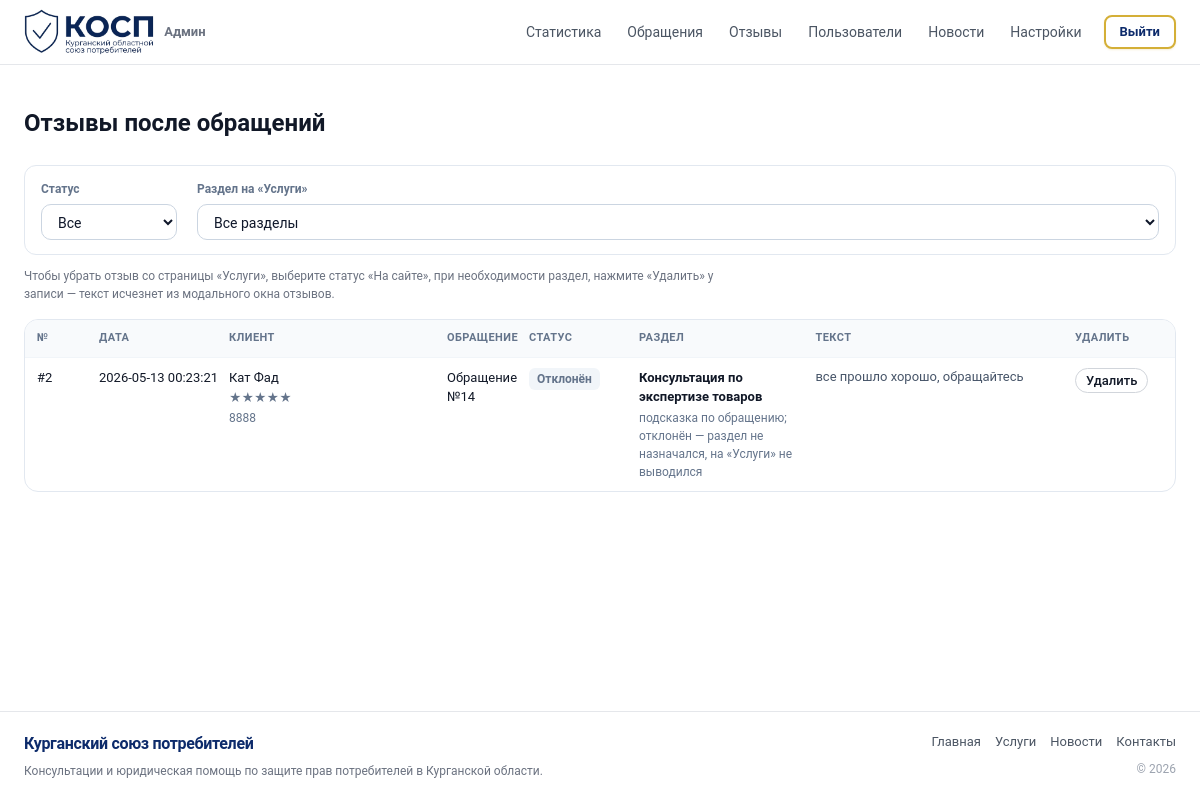
The page /admin/reviews.php (signed in) on the database its author committed.
### tables this page shows
CREATE TABLE `appeal_archive_comments` (
  `id` int UNSIGNED NOT NULL,
  `appeal_id` int UNSIGNED NOT NULL,
  `user_id` int UNSIGNED NOT NULL,
  `body` text NOT NULL,
  `rating` tinyint UNSIGNED NOT NULL DEFAULT '5' COMMENT '1–5',
  `is_anonymous` tinyint(1) NOT NULL DEFAULT '0' COMMENT '1 = на сайте без имени',
  `status` enum('pending','approved','rejected') NOT NULL DEFAULT 'pending',
  `calc_service_id` varchar(8) DEFAULT NULL COMMENT 's1–s6 из каталога калькулятора, задаётся при одобрении',
  `created_at` datetime NOT NULL DEFAULT CURRENT_TIMESTAMP,
  `moderated_at` datetime DEFAULT NULL,
  `moderator_id` int UNSIGNED DEFAULT NULL
);

CREATE TABLE `users` (
  `id` int UNSIGNED NOT NULL,
  `name` varchar(255) NOT NULL,
  `email` varchar(255) NOT NULL,
  `phone` varchar(50) DEFAULT NULL,
  `password_hash` varchar(255) NOT NULL,
  `is_phone_confirmed` tinyint(1) NOT NULL DEFAULT '0',
  `role` enum('client','admin','employee') NOT NULL DEFAULT 'client',
  `is_blocked` tinyint(1) NOT NULL DEFAULT '0',
  `created_at` datetime NOT NULL
);

### includes/review_stars.php (called while the page is built, shortened)
<?php
function review_normalize_stars(mixed $v): int
{
    $n = (int) $v;
    return $n;
}
function review_stars_text(int $stars): string
{
    $stars = max(1, min(5, $stars));
    $filled = str_repeat('★', $stars);
    $empty = str_repeat('☆', 5 - $stars);
    return $filled . $empty;
}

### includes/calc_catalog.php (called while the page is built, shortened)
<?php
function calc_catalog_list(): array
{
    static $list = null;
    if ($list === null) {
        $list = calc_catalog_builtin_list();
    }
    return $list;
}
function calc_catalog_service_title_plain(string $title): string
{
    $t = preg_replace('/^\d+\.\s+/u', '', trim($title));
    return $t !== '' ? $t : $title;
}

### includes/appeal_topic_from_calc.php (called while the page is built, shortened)
<?php
function appeal_split_description_for_display(string $description): array
{
    $description = trim($description);
    $calcHeaders = ['Услуги из заказа калькулятора:', 'Услуги из оплаченного заказа:'];
    foreach ($calcHeaders as $header) {
        $pos = function_exists('mb_stripos')
            ? mb_stripos($description, $header, 0, 'UTF-8')
            : stripos($description, $header);
        $hLen = function_exists('mb_strlen') ? mb_strlen($header, 'UTF-8') : strlen($header);
        $afterHeader = trim(function_exists('mb_substr')
            ? mb_substr($description, $pos + $hLen, null, 'UTF-8')
            : substr($description, $pos + $hLen));
        $parts = preg_split('/\R\s*\R/u', $afterHeader, 2);
        if (is_array($parts) && isset($parts[1]) && trim($parts[1]) !== '') {
            return [
                'services_block' => trim((string) $parts[0]),
                'user_text' => trim((string) $parts[1]),
                'has_split' => true,
            ];
        }
        $lines = preg_split('/\R/u', $afterHeader);
        $serviceLines = [];
        $i = 0;
        $remaining = trim(implode("\n", array_slice($lines, $i)));
        return [
            'services_block' => $serviceLines !== [] ? implode("\n", $serviceLines) : $afterHeader,
            'user_text' => $remaining,
            'has_split' => true,
        ];
    }
    return ['services_block' => '', 'user_text' => $description, 'has_split' => false];
}
function appeal_guess_calc_service_id_from_text(string $servicesBlock, string $userText): string
{
    $hay = mb_strtolower($servicesBlock . "\n" . $userText, 'UTF-8');
    if (preg_match('/консультаци[яи].*экспертиз|экспертиз[аы].*товар/u', $hay)) {
        return 's2';
    }
    return 's1';
}

### admin/reviews.php (the view, shortened to what this page needs)
<?php
require_once __DIR__ . '/../db.php';
require_once __DIR__ . '/../includes/calc_catalog.php';
require_once __DIR__ . '/../includes/appeal_topic_from_calc.php';
require_once __DIR__ . '/../includes/review_stars.php';
$statusFilter = isset($_GET['status']) ? trim((string) $_GET['status']) : '';
$serviceFilter = isset($_GET['service']) ? trim((string) $_GET['service']) : '';
if ($statusFilter !== 'approved') {
    $serviceFilter = '';
}
$reviewsQueryString = static function () use ($statusFilter, $serviceFilter): string {
    $parts = [];
    if ($statusFilter !== '') {
        $parts['status'] = $statusFilter;
    }
    if ($serviceFilter !== '') {
        $parts['service'] = $serviceFilter;
    }
    return $parts === [] ? '' : ('?' . http_build_query($parts));
};
$rows = [];
$tableError = '';
try {
    $sql = '
        SELECT c.id, c.appeal_id, c.body, c.status, c.calc_service_id, c.rating, c.is_anonymous, c.created_at, c.moderated_at,
               u.name AS user_name, u.phone AS user_phone,
               LEFT(a.description, 12000) AS appeal_description_preview
        FROM appeal_archive_comments c
        INNER JOIN users u ON u.id = c.user_id
        INNER JOIN appeals a ON a.id = c.appeal_id
    ';
    $params = [];
    $sql .= ' ORDER BY c.id DESC';
    $stmt = $pdo->prepare($sql);
    $stmt->execute($params);
    $rows = $stmt->fetchAll(PDO::FETCH_ASSOC);
} catch (Throwable $e) {
    $tableError = 'Таблица отзывов не найдена. Выполните миграцию database_alter_appeal_archive_comments.sql.';
}
$svcTitles = [];
foreach (calc_catalog_list() as $svc) {
    $svcTitles[(string) $svc['id']] = calc_catalog_service_title_plain((string) $svc['title']);
}
function reviews_status_label(string $s): string {
    return match ($s) {
        'pending' => 'На проверке',
        'approved' => 'На сайте',
        'rejected' => 'Отклонён',
        default => $s,
    };
}
function reviews_preview(string $body, int $max = 160): string {
    $body = trim($body);
    return $body;
}
?>
<!DOCTYPE html>
<html lang="ru">
<head>
    <link rel="stylesheet" href="../styles.css" />
</head>
<body>
    <header class="header">
        <div class="container header__inner">
            <?php
            require __DIR__ . '/../includes/logo.php';
            ?>
            <?php require __DIR__ . '/includes/nav.php'; ?>
        </div>
    </header>
    <main class="section section--light">
        <div class="container">
            <div class="section__head">
                <h2>Отзывы после обращений</h2>
            </div>
            <?php if ($tableError): ?>
                <div class="auth-error" style="max-width:720px;"><?php echo htmlspecialchars($tableError, ENT_QUOTES, 'UTF-8'); ?></div>
            <?php else: ?>
                <form method="get" action="reviews.php" class="admin-reviews-filter-bar" id="adminReviewsFilters" autocomplete="off">
                    <div class="admin-reviews-filter-bar__group">
                        <label for="adminReviewsStatus">Статус</label>
                        <select name="status" id="adminReviewsStatus" class="admin-reviews-filter-bar__select">
                            <option value=""<?php echo $statusFilter === '' ? ' selected' : ''; ?>>Все</option>
                        </select>
                    </div>
                    <div class="admin-reviews-filter-bar__group admin-reviews-filter-bar__group--grow">
                        <label for="adminReviewsService">Раздел на «Услуги»</label>
                        <select name="service" id="adminReviewsService" class="admin-reviews-filter-bar__select">
                            <option value=""<?php echo $serviceFilter === '' ? ' selected' : ''; ?>>Все разделы</option>
                        </select>
                    </div>
                </form>
                <p class="request__hint" style="margin: -4px 0 16px; max-width: 720px;">
                    Чтобы убрать отзыв со страницы «Услуги», выберите статус «На сайте», при необходимости раздел, нажмите «Удалить» у записи — текст исчезнет из модального окна отзывов.
                </p>
                <?php if (!$rows): ?>
                    <p class="request__hint">Записей нет.</p>
                <?php else: ?>
                    <?php $reviewsListAction = 'reviews.php' . $reviewsQueryString(); ?>
                    <div class="admin-reviews-table">
                        <div class="admin-reviews-row admin-reviews-row--head">
                            <div>№</div>
                            <div>Дата</div>
                            <div>Клиент</div>
                            <div>Обращение</div>
                            <div>Статус</div>
                            <div>Раздел</div>
                            <div>Текст</div>
                            <div>Удалить</div>
                        </div>
                        <?php
                        foreach ($rows as $r):
                            $st = (string) ($r['status'] ?? '');
                            $descPrev = (string) ($r['appeal_description_preview'] ?? '');
                            $split = appeal_split_description_for_display($descPrev);
                            $guessId = appeal_guess_calc_service_id_from_text($split['services_block'], $split['user_text']);
                            $guessLabel = $svcTitles[$guessId] ?? $guessId;
                            $sid = (string) ($r['calc_service_id'] ?? '');
                            $svcLabel = $sid !== '' && isset($svcTitles[$sid]) ? $svcTitles[$sid] : ($sid !== '' ? $sid : '—');
                            $sectionMain = $svcLabel;
                            $sectionSub = '';
                            if ($st === 'pending') {
                                $sectionMain = $guessLabel;
                                $sectionSub = 'подсказка по тексту обращения; при публикации выберите раздел ниже';
                            } elseif ($st === 'rejected') {
                                $sectionMain = $guessLabel;
                                $sectionSub = 'подсказка по обращению; отклонён — раздел не назначался, на «Услуги» не выводился';
                            }
                            ?>
                            <div class="admin-reviews-block">
                                <div class="admin-reviews-row">
                                    <div>#<?php echo (int) $r['id']; ?></div>
                                    <div><?php echo htmlspecialchars((string) $r['created_at'], ENT_QUOTES, 'UTF-8'); ?></div>
                                    <div>
                                        <?php echo htmlspecialchars((string) $r['user_name'], ENT_QUOTES, 'UTF-8'); ?>
                                        <div class="admin-reviews-row__sub"><?php echo htmlspecialchars(review_stars_text(review_normalize_stars($r['rating'] ?? 5)), ENT_QUOTES, 'UTF-8'); ?></div>
                                        <div class="admin-reviews-row__sub"><?php echo htmlspecialchars((string) $r['user_phone'], ENT_QUOTES, 'UTF-8'); ?></div>
                                    </div>
                                    <div>
                                        <a href="appeal_edit.php?id=<?php echo (int) $r['appeal_id']; ?>">Обращение №<?php echo (int) $r['appeal_id']; ?></a>
                                    </div>
                                    <div>
                                        <span class="admin-reviews-badge admin-reviews-badge--<?php echo htmlspecialchars($st, ENT_QUOTES, 'UTF-8'); ?>">
                                            <?php echo htmlspecialchars(reviews_status_label($st), ENT_QUOTES, 'UTF-8'); ?>
                                        </span>
                                    </div>
                                    <div>
                                        <strong><?php echo htmlspecialchars($sectionMain, ENT_QUOTES, 'UTF-8'); ?></strong>
                                        <?php if ($sectionSub !== ''): ?>
                                            <div class="admin-reviews-row__sub"><?php echo htmlspecialchars($sectionSub, ENT_QUOTES, 'UTF-8'); ?></div>
                                        <?php endif; ?>
                                    </div>
                                    <div class="admin-reviews-row__text"><?php echo htmlspecialchars(reviews_preview((string) $r['body']), ENT_QUOTES, 'UTF-8'); ?></div>
                                    <div>
                                        <form method="post" action="<?php echo htmlspecialchars($reviewsListAction, ENT_QUOTES, 'UTF-8'); ?>" onsubmit="return confirm('Удалить эту запись? Для опубликованных отзывов текст пропадёт со страницы «Услуги».');">
                                            <button type="submit" class="btn btn--ghost" style="padding:4px 10px;font-size:13px;">Удалить</button>
                                        </form>
                                    </div>
                                </div>
                            </div>
                        <?php endforeach; ?>
                    </div>
                <?php endif; ?>
            <?php endif; ?>
        </div>
    </main>
    <?php $footerPrefix = '../'; require __DIR__ . '/../includes/footer.php'; ?>
</body>
</html>

### styles.css (style rules this page uses)
*, *::before, *::after { box-sizing: border-box; }
html, body { margin: 0; padding: 0; height: 100%; }
body { font-family: "Roboto", system-ui, -apple-system, BlinkMacSystemFont, "Segoe UI", sans-serif; color: #111827; background: #F8F9FA; line-height: 1.5; min-height: 100vh; display: flex; flex-direction: column; }
main { flex: 1; }
a { color: inherit; text-decoration: none; }
button { font-family: inherit; }
.container { width: 100%; max-width: 1200px; margin: 0 auto; padding: 0 24px; }
.header { position: sticky; top: 0; z-index: 100; background: rgba(255, 255, 255, 0.96); backdrop-filter: blur(12px); border-bottom: 1px solid #e5e7eb; }
.header__inner { display: flex; align-items: center; justify-content: space-between; height: 64px; gap: 24px; }
.section { padding: 40px 0; background: #F8F9FA; scroll-margin-top: 72px; }
.section--light { background: #ffffff; }
.section__head { text-align: left; margin-bottom: 24px; }
.section__head h2 { margin: 0 0 8px; font-size: 24px; }
.btn { display: inline-flex; align-items: center; justify-content: center; padding: 9px 18px; border-radius: 999px; border: none; cursor: pointer; font-size: 14px; font-weight: 500; transition: background 0.18s ease, color 0.18s ease, box-shadow 0.18s ease, transform 0.08s ease; }
.btn--ghost { background: transparent; color: #111827; border: 1px solid #d1d5db; }
input[type="text"], input[type="email"], input[type="tel"], input[type="number"], input[type="password"], select, textarea { border-radius: 10px; border: 1px solid #d1d5db; padding: 8px 10px; font-size: 14px; font-family: inherit; outline: none; transition: border-color 0.15s ease, box-shadow 0.15s ease; background: #f9fafb; }
.request__hint { font-size: 12px; color: #6b7280; }
.admin-reviews-filter-bar { display: flex; flex-wrap: wrap; align-items: flex-end; gap: 14px 20px; margin-bottom: 16px; padding: 14px 16px; border-radius: 12px; border: 1px solid #e2e8f0; background: #fff; max-width: 100%; }
.admin-reviews-filter-bar__group { display: flex; flex-direction: column; gap: 6px; min-width: 0; }
.admin-reviews-filter-bar__group--grow { flex: 1 1 220px; min-width: min(100%, 320px); }
.admin-reviews-filter-bar__group label { font-size: 12px; font-weight: 600; color: #64748b; }
.admin-reviews-filter-bar__select { width: 100%; max-width: 100%; padding: 8px 12px; border-radius: 10px; border: 1px solid #cbd5e1; background: #fff; font-size: 14px; color: #0f172a; }
.admin-reviews-table { border: 1px solid #e2e8f0; border-radius: 14px; overflow-x: auto; background: #fff; font-size: 13px; }
.admin-reviews-row { display: grid; grid-template-columns: 52px 120px minmax(100px, 1fr) 72px 100px minmax(80px, 0.8fr) minmax(120px, 1.2fr) 88px; gap: 0 10px; padding: 10px 12px; align-items: start; border-bottom: 1px solid #f1f5f9; min-width: 880px; }
.admin-reviews-row:last-child { border-bottom: none; }
.admin-reviews-row--head { background: #f8fafc; font-weight: 700; font-size: 11px; text-transform: uppercase; letter-spacing: 0.04em; color: #64748b; padding: 10px 12px; min-width: 880px; }
.admin-reviews-row__sub { font-size: 12px; color: #64748b; margin-top: 2px; }
.admin-reviews-row__text { color: #475569; line-height: 1.4; }
.admin-reviews-badge { display: inline-block; padding: 2px 8px; border-radius: 6px; font-size: 12px; font-weight: 600; }
.admin-reviews-badge--rejected { background: #f1f5f9; color: #64748b; }
.admin-reviews-block { border-bottom: 1px solid #e2e8f0; }
.admin-reviews-block:last-child { border-bottom: none; }

### rows shown on the page
appeal_archive_comments: id "2", created_at "2026-05-13 00:23:21", moderator.name "Кат Фад", rating "★★★★★", moderator.phone "8888", appeal "14", status "Отклонён", sectionMain "Консультация по экспертизе товаров", status "подсказка по обращению; отклонён — раздел не назначался, на «Услуги» не выводился", body "все прошло хорошо, обращайтесь"
